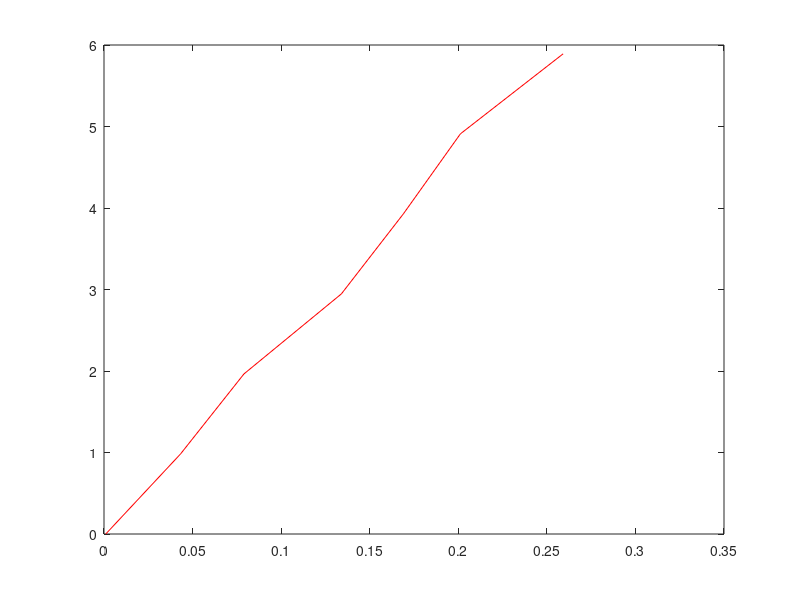

This figure's MATLAB source: (Note: this script raises an error after producing the figure.)
% Shelley Wei
% ENGR 130
% Lecture 4
% 9/19/23

%% Quiz Testing
clear;
clc;
close all;

screws = 26;
nails = 8;
bolts = 15;

(screws > bolts + nails)

%% Practice 1
clear;
clc;
close all;

force = [0,0.982,1.964,2.946,3.928,4.910,5.892];
displacement = [0.001,0.0432,0.079,0.134,0.169,0.2012,0.2592];

plot(displacement, force, 'ro');
title("Displacement as a Result of Different Forces");
xlabel("Displacement (meters)");
ylabel("Force (Newtons)");

%% Determining a Spring Constant
% F = kx (Hooke's Law)
% the constant, k, is only constant over a certain range (over-stretching = damaging)

% Regression
% technicque for fitting a smooth curve to discrete data points
% basically fitting a polynomial with points

% ex) polyfit(x_data, y_data, order) <-- order for the order of the polynomial

%% Practice 2
clear;
clc;
close all;

force = [0,0.982,1.964,2.946,3.928,4.910,5.892];
displacement = [0.001,0.0432,0.079,0.134,0.169,0.2012,0.2592];

fit_coeff = polyfit(displacement, force, 1); % calculating coefficient of line from data points
fit_coeff(1); % k = slope = fit_coeff
plot(displacement, force, 'r');
title("Displacement as a Result of Different Forces");
xlabel("Displacement (meters)");
ylabel("Force (Newtons)");

%% Curve-Fitting Example (uhhh)
clear;
clc;
close all;

x = [1:7];
y = [3 23 25 15 9 5 9];
hold on;
plot(x, y,'r*');
coeff = polyfit(x,y,3); % 2nd order doesn't fit very well

curve_fit_x = 0:0.1:8;
curve_fit_y = polyval(coeff, curve_fit_x);
plot(curve_fit_x, curve_fit_y);
hold off;

%% Another Example (???)
clear;
clc;
close all;

force = [0,0.982,1.964,2.946,3.928,4.910,5.892];
displacement = [0.001,0.0432,0.079,0.134,0.169,0.2012,0.2592];

plot(displacement, force, 'r');
fit_coeff = polyfit(displacement, force, 1); % calculating coefficient of line from data points
fit_force(fit_coeff);
title("Displacement as a Result of Different Forces");
xlabel("Displacement (meters)");
ylabel("Force (Newtons)");

%% Practice 3
clear;
clc;
close all;

vX = 200; % m/s
x = 0;
y = 1000; % m
g = 9.81; % m/s
t = 0:0.1:10;

while (y < 185)
    t = t + 0.1;
    x = vX.*t;
    y = y - 0.5*g*t.^2;
end

plot(x, y);
xlabel("Horizontal Position (m)");
ylabel("Veritcal Position (m)");
title("Coordinates of Falling Box");